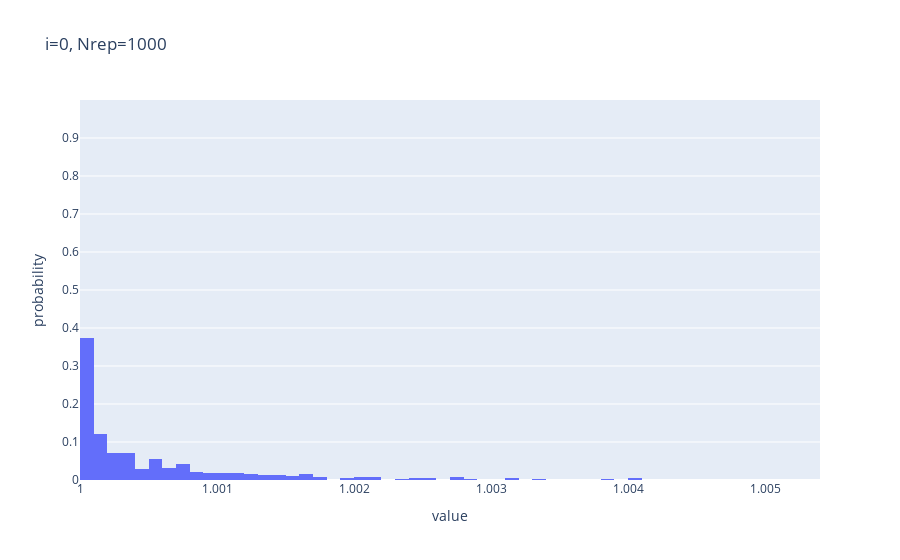
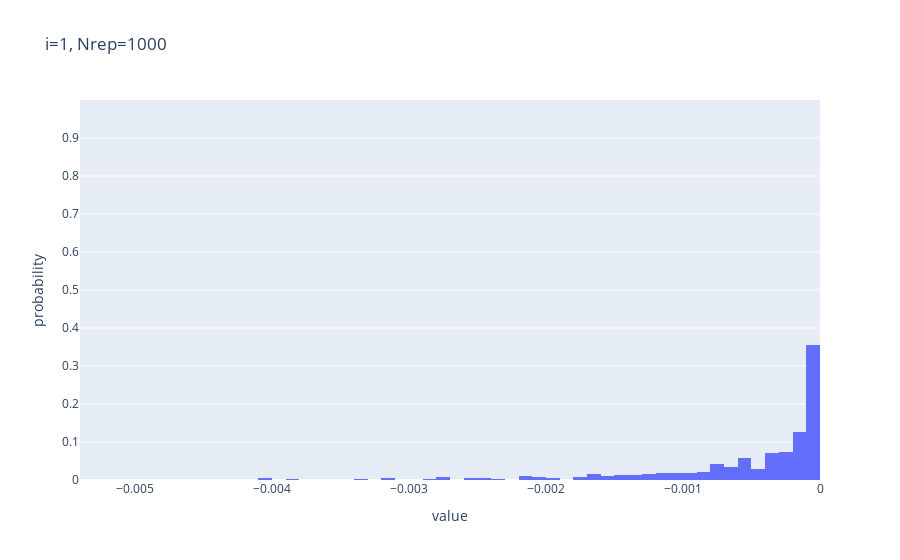

Write notebook code for charts like these, in order.
### Code cell
sorted_eigenvalues_array = np.array(sorted_eigenvalues_list).T

for i, values in enumerate(sorted_eigenvalues_array):
    fig = data_analyzer.make_prob_dist_histogram(values, x_range=x_range, bin_size=0.0001)
    fig.update_layout(
        title=f"i={i}, Nrep={len(values)}")
    fig.show()

### Figure 1 — Plotly figure (JSON) as saved in the notebook; plotly's stock layout.template omitted (floating-point values rounded to 4 significant figures; data arrays with more than 128 entries replaced by an {"elided": "..."} marker saying what was removed)
{"data": [{"histnorm": "probability", "type": "histogram", "x": {"elided": "1000 float values"}, "xbins": {"size": 0.0001}}], "layout": {"title": {"text": "i=0, Nrep=1000"}, "xaxis": {"dtick": 0, "title": {"text": "value"}}, "yaxis": {"range": [0, 1], "tickvals": [0, 0.1, 0.2, 0.3, 0.4, 0.5, 0.6, 0.7, 0.8, 0.9], "title": {"text": "probability"}}}}

### Figure 2 — Plotly figure (JSON) as saved in the notebook; plotly's stock layout.template omitted (floating-point values rounded to 4 significant figures; data arrays with more than 128 entries replaced by an {"elided": "..."} marker saying what was removed)
{"data": [{"histnorm": "probability", "type": "histogram", "x": {"elided": "1000 float values"}, "xbins": {"size": 0.0001}}], "layout": {"title": {"text": "i=1, Nrep=1000"}, "xaxis": {"dtick": 0, "title": {"text": "value"}}, "yaxis": {"range": [0, 1], "tickvals": [0, 0.1, 0.2, 0.3, 0.4, 0.5, 0.6, 0.7, 0.8, 0.9], "title": {"text": "probability"}}}}
